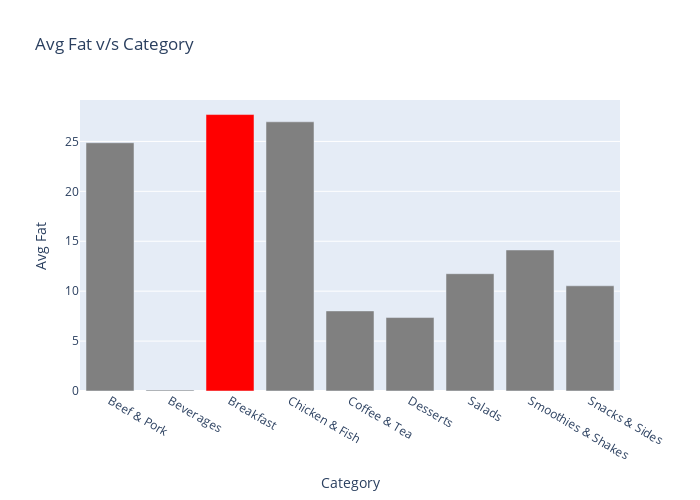

This figure's notebook cell:
### Markdown cell above
#### 2)average Fat distribution for each category

### Code cell
fat=pd.DataFrame(df.groupby('Category')['Total Fat'].mean()) # a = pandasDataframe
colors=['gray']*9
colors[2]='red'

fig = go.Figure(data=go.Bar(
      x=fat.index,           #x=a.index
      y=fat['Total Fat'],    #y=a['...']
      marker_color=colors
))

fig.update_layout(width=700, height=500, title='Avg Fat v/s Category', xaxis_title='Category', yaxis_title='Avg Fat')
fig.show()
# pio.write_html(fig, file="embedGraphInYourWebsite/AvgFatVsCategory.html", auto_open=True)

### Figure 1 — Plotly figure (JSON) as saved in the notebook; plotly's stock layout.template omitted (floating-point values rounded to 4 significant figures)
{"data": [{"marker": {"color": ["gray", "gray", "red", "gray", "gray", "gray", "gray", "gray", "gray"]}, "type": "bar", "x": ["Beef & Pork", "Beverages", "Breakfast", "Chicken & Fish", "Coffee & Tea", "Desserts", "Salads", "Smoothies & Shakes", "Snacks & Sides"], "y": [24.87, 0.09259, 27.69, 26.96, 8.021, 7.357, 11.75, 14.12, 10.54]}], "layout": {"height": 500, "title": {"text": "Avg Fat v/s Category"}, "width": 700, "xaxis": {"title": {"text": "Category"}}, "yaxis": {"title": {"text": "Avg Fat"}}}}
